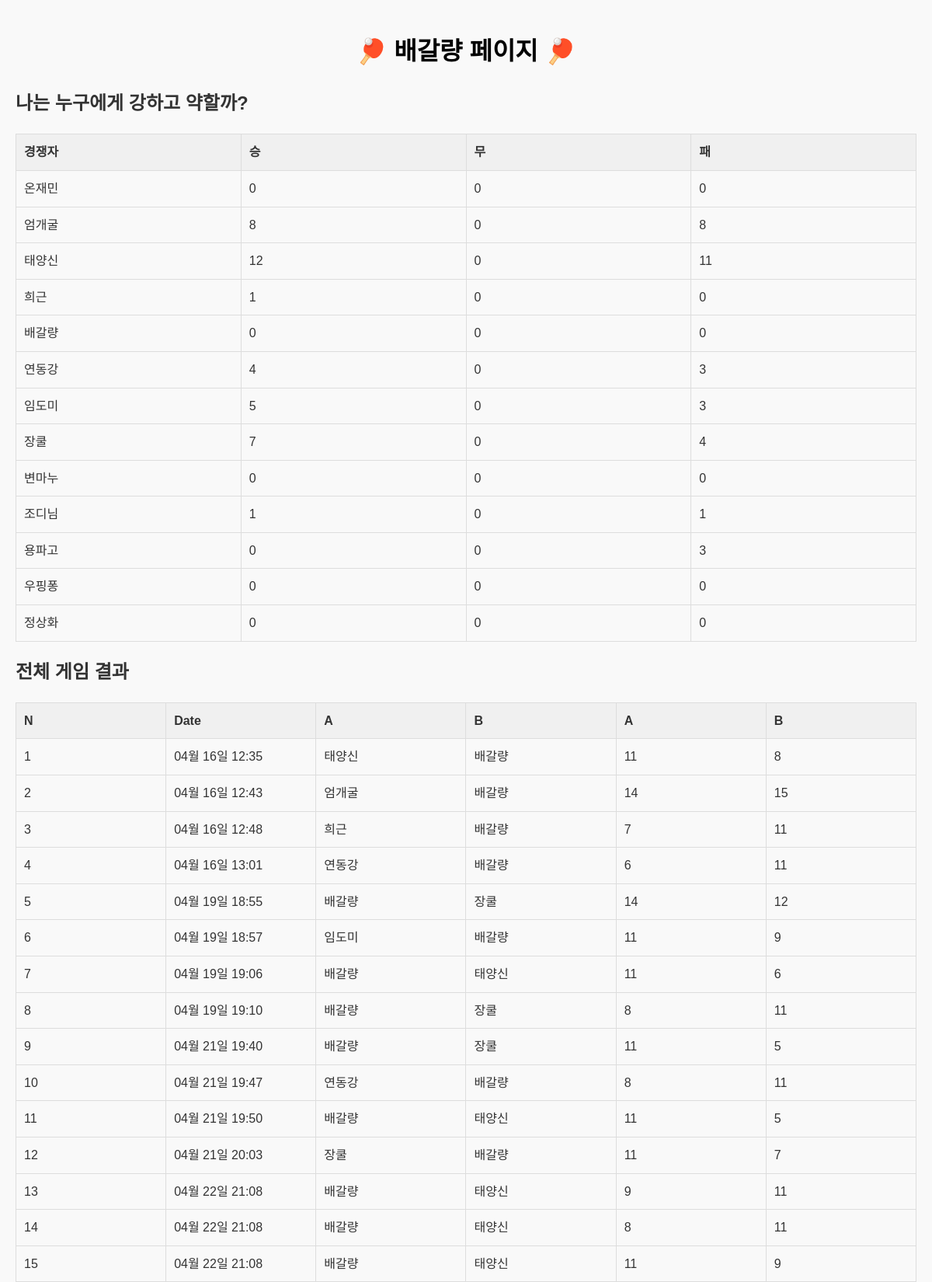
Screenshot of /personal/16 (upper part) with the database file from the repository.
### myapp/models.py (models this page shows, shortened)
class User(models.Model):
    name = models.CharField(max_length=5)
    wins = models.IntegerField(default=0)
    draws = models.IntegerField(default=0)
    losses = models.IntegerField(default=0)

class GameResult(models.Model):
    game_number = models.AutoField(primary_key=True)
    datetime = models.DateTimeField()
    player_a = models.ForeignKey(User, on_delete=models.CASCADE, related_name='games_as_player_a')
    player_b = models.ForeignKey(User, on_delete=models.CASCADE, related_name='games_as_player_b')
    score_a = models.IntegerField()
    score_b = models.IntegerField()
    season = models.IntegerField(default=1)  # New field with default value

### myapp/views.py (the view)
# urls.py: path('personal/<int:personal_id>', views.personal, name='personal'),
def personal(request, personal_id):
    personal_data=User.objects.get(id=personal_id)
    users = User.objects.all().order_by('id')
    user_index_map = {user.id: index for index,user in enumerate(users)}
    personal_results = GameResult.objects.filter(
        player_a=personal_data.id
    ) | GameResult.objects.filter(
        player_b=personal_data.id
    )
    score_matrix=[[0,0,0] for _ in range(len(users))] #승무패
    for result in personal_results:
        if result.player_a.id == personal_data.id: #player_a일 때
            row_num=user_index_map[result.player_b.id]
            if result.score_a > result.score_b:
                score_matrix[row_num][0] +=1 #승리
            elif result.score_a == result.score_b:
                score_matrix[row_num][1] +=1 #무승부
            else: #패배
                score_matrix[row_num][2] +=1
        elif result.player_b.id == personal_data.id: #player_b일 때
            row_num=user_index_map[result.player_a.id]
            if result.score_a > result.score_b:
                score_matrix[row_num][2] +=1 #패배
            elif result.score_a == result.score_b:
                score_matrix[row_num][1] +=1
            else: #승리
                score_matrix[row_num][0] +=1
    personal_results = personal_results.order_by("datetime")
    users_scores = zip(users, score_matrix)
    return render(request, 'personal.html',{'personal_data':personal_data, 'personal_results':personal_results, 'users_scores':users_scores } )

### myapp/templates/personal.html (shortened to what this page needs)
{% load static %}
<!DOCTYPE html>
<html lang="en">
  <head>
    <link rel="stylesheet" href="{% static 'myapp/css/personal.css' %}" />
  </head>
  <body>
    <header>
      <h1>🏓 {{personal_data.name}} 페이지 🏓</h1>
    </header>
    <section>
        <h2>나는 누구에게 강하고 약할까?</h2>
        <table border="1">
          <tr>
            <th>경쟁자</th>
            <th>승</th>
            <th>무</th>
            <th>패</th>
          </tr>
          {% for users, scores in users_scores %}
          <tr>
            <td>{{ users.name }}</td>
            <td>{{ scores.0 }}</td>
            <td>{{ scores.1 }}</td>
            <td>{{ scores.2 }}</td>
          </tr>
          {% endfor %}
        </table>
      </section>
    <section>
      <h2>전체 게임 결과</h2>
      <table border="1">
        <tr>
          <th>N</th>
          <th>Date</th>
          <th>A</th>
          <th>B</th>
          <th>A</th>
          <th>B</th>
        </tr>
        {% for result in personal_results %}
        <tr>
          <td>{{ forloop.counter }}</td>
          <td>{{ result.datetime|date:"m월 d일 H:i" }}</td>
          <td>{{ result.player_a.name }}</td>
          <td>{{ result.player_b.name }}</td>
          <td>{{ result.score_a }}</td>
          <td>{{ result.score_b }}</td>
        </tr>
        {% endfor %}
      </table>
    </section>
  </body>
</html>

### myapp/static/myapp/css/personal.css (style rules this page uses)
body { font-family: "Arial", sans-serif; background-color: #f9f9f9; color: #333; margin: 0; padding: 20px; line-height: 1.6; }
header h1 { text-align: center; color: #000000; animation: shake 0.5s infinite; }
table { width: 100%; border-collapse: collapse; table-layout: fixed; }
th, td { border: 1px solid #ddd; padding: 10px; text-align: left; }
th { background-color: #f0f0f0; }

### rows the page displays
User: name "배갈량", draws "0"
User: name "온재민", draws "0"
User: name "엄개굴", scores "8", draws "0"
User: name "태양신", scores "12", draws "0", scores "11"
User: name "희근", scores "1", scores "0"
User: name "연동강", scores "4", draws "0", scores "3"
User: name "임도미", scores "5", draws "0", scores "3"
User: name "장쿨", scores "7", draws "0", scores "4"
User: name "변마누", draws "0"
User: name "조디님", scores "1", draws "0"
User: name "용파고", draws "0", scores "3"
User: name "우핑퐁", scores "0"
User: name "정상화", scores "0"
GameResult: datetime "04월 16일 12:35", player_a.name "태양신", player_b.name "배갈량", score_a "11", score_b "8"
GameResult: datetime "04월 16일 12:43", player_a.name "엄개굴", player_b.name "배갈량", score_a "14", score_b "15"
GameResult: datetime "04월 16일 12:48", player_a.name "희근", player_b.name "배갈량", score_a "7", score_b "11"
GameResult: datetime "04월 16일 13:01", player_a.name "연동강", player_b.name "배갈량", score_a "6", score_b "11"
GameResult: datetime "04월 19일 18:55", player_a.name "배갈량", player_b.name "장쿨", score_a "14", score_b "12"
GameResult: datetime "04월 19일 18:57", player_a.name "임도미", player_b.name "배갈량", score_a "11", score_b "9"
GameResult: datetime "04월 19일 19:06", player_a.name "배갈량", player_b.name "태양신", score_a "11", score_b "6"
GameResult: datetime "04월 19일 19:10", player_a.name "배갈량", player_b.name "장쿨", score_a "8", score_b "11"
GameResult: datetime "04월 21일 19:40", player_a.name "배갈량", player_b.name "장쿨", score_a "11", score_b "5"
GameResult: datetime "04월 21일 19:47", player_a.name "연동강", player_b.name "배갈량", score_a "8", score_b "11"
GameResult: datetime "04월 21일 19:50", player_a.name "배갈량", player_b.name "태양신", score_a "11", score_b "5"
GameResult: datetime "04월 21일 20:03", player_a.name "장쿨", player_b.name "배갈량", score_a "11", score_b "7"
GameResult: datetime "04월 22일 21:08", player_a.name "배갈량", player_b.name "태양신", score_a "9", score_b "11"
GameResult: datetime "04월 22일 21:08", player_a.name "배갈량", player_b.name "태양신", score_a "8", score_b "11"
GameResult: datetime "04월 22일 21:08", player_a.name "배갈량", player_b.name "태양신", score_a "11", score_b "9"
